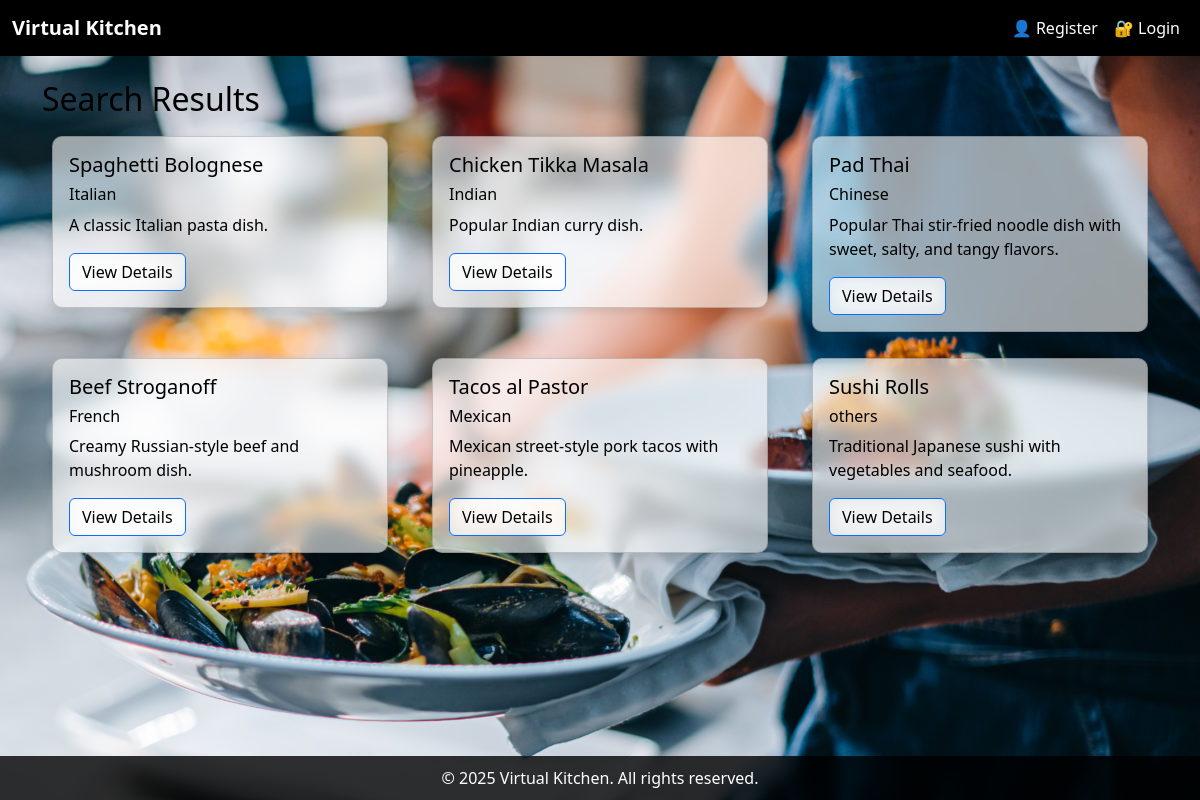
Screenshot of /search.php with the database file from the repository.
### tables this page shows
CREATE TABLE recipes (
    rid INT AUTO_INCREMENT PRIMARY KEY,
    name VARCHAR(100) NOT NULL,
    description TEXT NOT NULL,
    type ENUM('French', 'Italian', 'Chinese', 'Indian', 'Mexican', 'others') NOT NULL,
    cookingtime INT NOT NULL,
    ingredients TEXT NOT NULL,
    instructions TEXT NOT NULL,
    image VARCHAR(255),
    uid INT,
    FOREIGN KEY (uid) REFERENCES users(uid)
);

### search.php (the view)
<?php include('includes/header.php'); ?>
<?php require('db/config.php'); ?>
<h2>Search Results</h2>
<?php
$query = $_GET['query'] ?? '';
$query = "%$query%";
$stmt = $pdo->prepare("SELECT rid, name, type, description FROM recipes WHERE name LIKE ? OR type LIKE ?");
$stmt->execute([$query, $query]);
if ($stmt->rowCount() === 0) {
    echo "<p>No recipes found matching your search.</p>";
} else {
    echo '<div class="row">';
    while ($row = $stmt->fetch()):
    ?>
        <div class="col-md-4">
            <div class="card mb-3">
                <div class="card-body">
                    <h5><?= htmlspecialchars($row['name']) ?></h5>
                    <h6><?= htmlspecialchars($row['type']) ?></h6>
                    <p><?= htmlspecialchars($row['description']) ?></p>
                    <a href="recipe.php?rid=<?= $row['rid'] ?>" class="btn btn-outline-primary">View Details</a>
                </div>
            </div>
        </div>
    <?php endwhile;
    echo '</div>';
}
?>
<?php include('includes/footer.php'); ?>

### assets/style.css (style rules this page uses)
html, body { height: 100%; margin: 0; display: flex; flex-direction: column; }
body { background: url('bg-kitchen.jpg') no-repeat center center fixed; background-size: cover; font-family: 'Segoe UI', sans-serif; color: #ffffff; flex: 1; }
.card { box-shadow: 0 4px 8px rgba(0,0,0,0.1); margin: 10px; transition: transform 0.2s ease-in-out; backdrop-filter: blur(8px); background-color: rgba(255, 255, 255, 0.6); color: #000; border-radius: 10px; }
.card-body, .card-header { color: black; }
.form-control, .btn, .form-select { backdrop-filter: blur(8px); background-color: rgba(255, 255, 255, 0.6); color: black ; }
h1, h2, h3, h4, h5, h6, label { color: black; }

### rows the page displays
recipes: name "Spaghetti Bolognese", type "Italian", description "A classic Italian pasta dish."
recipes: name "Chicken Tikka Masala", type "Indian", description "Popular Indian curry dish."
recipes: name "Pad Thai", type "Chinese", description "Popular Thai stir-fried noodle dish with sweet, salty, and tangy flavors."
recipes: name "Beef Stroganoff", type "French", description "Creamy Russian-style beef and mushroom dish."
recipes: name "Tacos al Pastor", type "Mexican", description "Mexican street-style pork tacos with pineapple."
recipes: name "Sushi Rolls", type "others", description "Traditional Japanese sushi with vegetables and seafood."
